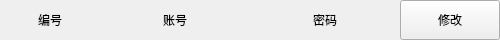
<?xml version="1.0" encoding="UTF-8"?>
<ui version="4.0">
 <class>staffitem</class>
 <widget class="QWidget" name="staffitem">
  <property name="geometry">
   <rect>
    <x>0</x>
    <y>0</y>
    <width>500</width>
    <height>40</height>
   </rect>
  </property>
  <property name="windowTitle">
   <string>Form</string>
  </property>
  <widget class="QLabel" name="accountLabel">
   <property name="geometry">
    <rect>
     <x>100</x>
     <y>0</y>
     <width>150</width>
     <height>40</height>
    </rect>
   </property>
   <property name="styleSheet">
    <string notr="true"/>
   </property>
   <property name="text">
    <string>账号</string>
   </property>
   <property name="alignment">
    <set>Qt::AlignCenter</set>
   </property>
  </widget>
  <widget class="QLabel" name="passwdLabel">
   <property name="geometry">
    <rect>
     <x>250</x>
     <y>0</y>
     <width>150</width>
     <height>40</height>
    </rect>
   </property>
   <property name="styleSheet">
    <string notr="true"/>
   </property>
   <property name="text">
    <string>密码</string>
   </property>
   <property name="alignment">
    <set>Qt::AlignCenter</set>
   </property>
  </widget>
  <widget class="QLabel" name="numberLabel">
   <property name="geometry">
    <rect>
     <x>0</x>
     <y>0</y>
     <width>100</width>
     <height>40</height>
    </rect>
   </property>
   <property name="text">
    <string>编号</string>
   </property>
   <property name="alignment">
    <set>Qt::AlignCenter</set>
   </property>
  </widget>
  <widget class="QPushButton" name="changeButton">
   <property name="geometry">
    <rect>
     <x>400</x>
     <y>0</y>
     <width>100</width>
     <height>40</height>
    </rect>
   </property>
   <property name="text">
    <string>修改</string>
   </property>
  </widget>
 </widget>
 <resources/>
 <connections/>
</ui>
